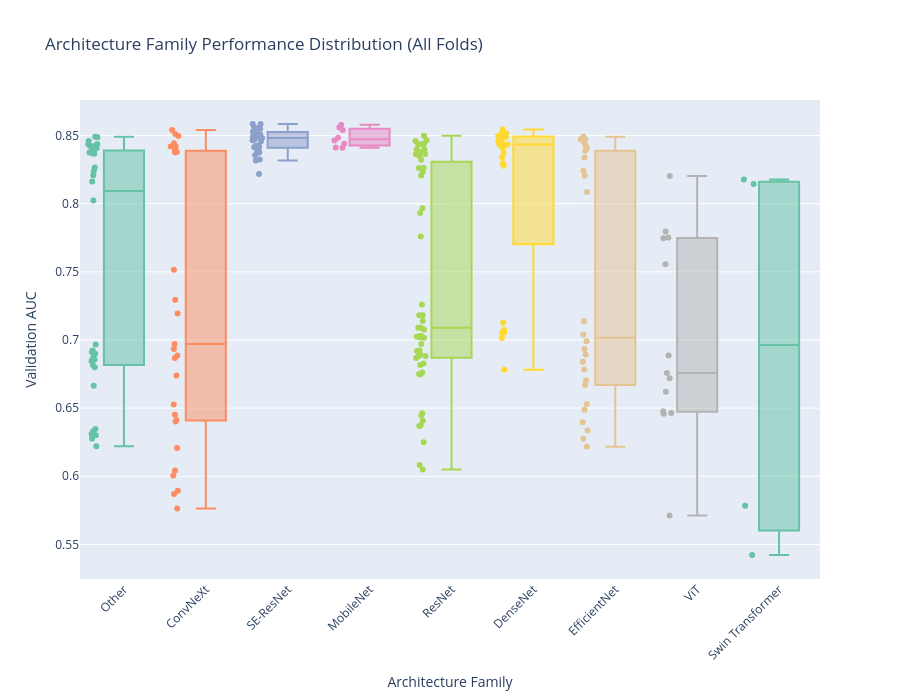

The cell this chart's notebook holds for it:
### Markdown cell above
## 2. Architecture Family Performance

Box plot comparison across architecture families showing distribution and outliers.

### Code cell
# Categorize architectures into families
def categorize_architecture(arch_name: str) -> str:
    arch_lower = arch_name.lower()
    if 'seresnet' in arch_lower:
        return 'SE-ResNet'
    elif 'resnet' in arch_lower:
        return 'ResNet'
    elif 'densenet' in arch_lower:
        return 'DenseNet'
    elif 'efficientnet' in arch_lower:
        return 'EfficientNet'
    elif 'mobilenet' in arch_lower:
        return 'MobileNet'
    elif 'vit' in arch_lower:
        return 'ViT'
    elif 'swin' in arch_lower:
        return 'Swin Transformer'
    elif 'convnext' in arch_lower:
        return 'ConvNeXt'
    else:
        return 'Other'

if len(df_results) > 0:
    df_results['family'] = df_results['architecture'].apply(categorize_architecture)
    
    # Box plot with individual points
    fig = px.box(
        df_results,
        x='family',
        y='auc',
        color='family',
        points='all',
        title='Architecture Family Performance Distribution (All Folds)',
        labels={'auc': 'Validation AUC', 'family': 'Architecture Family'},
        color_discrete_sequence=px.colors.qualitative.Set2,
        height=700
    )
    
    fig.update_layout(
        font=dict(size=12),
        showlegend=False,
        xaxis={'tickangle': -45}
    )
    
    fig.show()
    
    # Family statistics
    print("\n=== Architecture Family Statistics ===")
    family_stats = df_results.groupby('family')['auc'].agg([
        'count', 'mean', 'std', 'min', 'max'
    ]).sort_values('mean', ascending=False)
    family_stats['range'] = family_stats['max'] - family_stats['min']
    display(family_stats)
    
    # ANOVA test for family differences
    family_groups = [df_results[df_results['family'] == family]['auc'].values 
                     for family in df_results['family'].unique()]
    f_stat, p_value = stats.f_oneway(*family_groups)
    
    print(f"\n=== ANOVA Test ===")
    print(f"F-statistic: {f_stat:.4f}")
    print(f"P-value: {p_value:.4e}")
    print(f"Conclusion: {'Statistically significant' if p_value < 0.05 else 'Not significant'} difference between families")

### Figure 1 — Plotly figure (JSON) as saved in the notebook; plotly's stock layout.template omitted (floating-point values rounded to 4 significant figures)
{"data": [{"alignmentgroup": "True", "boxpoints": "all", "hovertemplate": "Architecture Family=%{x}<br>Validation AUC=%{y}<extra></extra>", "legendgroup": "Other", "marker": {"color": "rgb(102,194,165)"}, "name": "Other", "notched": false, "offsetgroup": "Other", "orientation": "v", "showlegend": true, "type": "box", "x": ["Other", "Other", "Other", "Other", "Other", "Other", "Other", "Other", "Other", "Other", "Other", "Other", "Other", "Other", "Other", "Other", "Other", "Other", "Other", "Other", "Other", "Other", "Other", "Other", "Other", "Other", "Other", "Other", "Other", "Other", "Other", "Other", "Other", "Other"], "x0": " ", "xaxis": "x", "y": [0.6869, 0.8367, 0.837, 0.6664, 0.8438, 0.6899, 0.633, 0.6817, 0.8487, 0.6846, 0.8266, 0.622, 0.6275, 0.8491, 0.8437, 0.6301, 0.6857, 0.6966, 0.6311, 0.8459, 0.6923, 0.6347, 0.6911, 0.8209, 0.8239, 0.8162, 0.68, 0.8391, 0.8375, 0.8024, 0.8406, 0.8422, 0.8381, 0.8423], "y0": " ", "yaxis": "y"}, {"alignmentgroup": "True", "boxpoints": "all", "hovertemplate": "Architecture Family=%{x}<br>Validation AUC=%{y}<extra></extra>", "legendgroup": "ConvNeXt", "marker": {"color": "rgb(252,141,98)"}, "name": "ConvNeXt", "notched": false, "offsetgroup": "ConvNeXt", "orientation": "v", "showlegend": true, "type": "box", "x": ["ConvNeXt", "ConvNeXt", "ConvNeXt", "ConvNeXt", "ConvNeXt", "ConvNeXt", "ConvNeXt", "ConvNeXt", "ConvNeXt", "ConvNeXt", "ConvNeXt", "ConvNeXt", "ConvNeXt", "ConvNeXt", "ConvNeXt", "ConvNeXt", "ConvNeXt", "ConvNeXt", "ConvNeXt", "ConvNeXt", "ConvNeXt", "ConvNeXt", "ConvNeXt", "ConvNeXt", "ConvNeXt", "ConvNeXt", "ConvNeXt", "ConvNeXt", "ConvNeXt"], "x0": " ", "xaxis": "x", "y": [0.674, 0.8419, 0.8378, 0.8511, 0.587, 0.7194, 0.854, 0.8443, 0.6042, 0.6413, 0.8419, 0.5893, 0.6006, 0.7515, 0.6452, 0.8387, 0.6208, 0.6527, 0.8377, 0.6867, 0.838, 0.697, 0.839, 0.7295, 0.8496, 0.6401, 0.6887, 0.6933, 0.5764], "y0": " ", "yaxis": "y"}, {"alignmentgroup": "True", "boxpoints": "all", "hovertemplate": "Architecture Family=%{x}<br>Validation AUC=%{y}<extra></extra>", "legendgroup": "SE-ResNet", "marker": {"color": "rgb(141,160,203)"}, "name": "SE-ResNet", "notched": false, "offsetgroup": "SE-ResNet", "orientation": "v", "showlegend": true, "type": "box", "x": ["SE-ResNet", "SE-ResNet", "SE-ResNet", "SE-ResNet", "SE-ResNet", "SE-ResNet", "SE-ResNet", "SE-ResNet", "SE-ResNet", "SE-ResNet", "SE-ResNet", "SE-ResNet", "SE-ResNet", "SE-ResNet", "SE-ResNet", "SE-ResNet", "SE-ResNet", "SE-ResNet", "SE-ResNet", "SE-ResNet", "SE-ResNet", "SE-ResNet", "SE-ResNet", "SE-ResNet", "SE-ResNet", "SE-ResNet", "SE-ResNet", "SE-ResNet", "SE-ResNet", "SE-ResNet", "SE-ResNet"], "x0": " ", "xaxis": "x", "y": [0.8376, 0.8414, 0.8473, 0.855, 0.8584, 0.8316, 0.8518, 0.849, 0.8457, 0.8421, 0.8465, 0.8545, 0.8507, 0.8585, 0.8481, 0.8561, 0.8523, 0.8538, 0.8493, 0.8551, 0.849, 0.837, 0.8217, 0.8412, 0.8409, 0.8356, 0.8382, 0.8528, 0.8498, 0.8427, 0.8325], "y0": " ", "yaxis": "y"}, {"alignmentgroup": "True", "boxpoints": "all", "hovertemplate": "Architecture Family=%{x}<br>Validation AUC=%{y}<extra></extra>", "legendgroup": "MobileNet", "marker": {"color": "rgb(231,138,195)"}, "name": "MobileNet", "notched": false, "offsetgroup": "MobileNet", "orientation": "v", "showlegend": true, "type": "box", "x": ["MobileNet", "MobileNet", "MobileNet", "MobileNet", "MobileNet", "MobileNet", "MobileNet", "MobileNet"], "x0": " ", "xaxis": "x", "y": [0.8463, 0.8411, 0.8559, 0.8439, 0.8413, 0.8483, 0.8579, 0.8541], "y0": " ", "yaxis": "y"}, {"alignmentgroup": "True", "boxpoints": "all", "hovertemplate": "Architecture Family=%{x}<br>Validation AUC=%{y}<extra></extra>", "legendgroup": "ResNet", "marker": {"color": "rgb(166,216,84)"}, "name": "ResNet", "notched": false, "offsetgroup": "ResNet", "orientation": "v", "showlegend": true, "type": "box", "x": ["ResNet", "ResNet", "ResNet", "ResNet", "ResNet", "ResNet", "ResNet", "ResNet", "ResNet", "ResNet", "ResNet", "ResNet", "ResNet", "ResNet", "ResNet", "ResNet", "ResNet", "ResNet", "ResNet", "ResNet", "ResNet", "ResNet", "ResNet", "ResNet", "ResNet", "ResNet", "ResNet", "ResNet", "ResNet", "ResNet", "ResNet", "ResNet", "ResNet", "ResNet", "ResNet", "ResNet", "ResNet", "ResNet", "ResNet", "ResNet", "ResNet", "ResNet", "ResNet", "ResNet", "ResNet", "ResNet", "ResNet", "ResNet", "ResNet", "ResNet", "ResNet", "ResNet", "ResNet", "ResNet", "ResNet"], "x0": " ", "xaxis": "x", "y": [0.709, 0.6827, 0.6746, 0.6463, 0.8498, 0.8323, 0.6368, 0.625, 0.6895, 0.8365, 0.6751, 0.8349, 0.8459, 0.8436, 0.702, 0.8434, 0.6867, 0.7181, 0.6408, 0.709, 0.6817, 0.7932, 0.8397, 0.8262, 0.7966, 0.7019, 0.6922, 0.6762, 0.6374, 0.8364, 0.6448, 0.7139, 0.8264, 0.688, 0.8398, 0.8378, 0.7017, 0.703, 0.709, 0.692, 0.8235, 0.726, 0.8439, 0.8362, 0.8465, 0.7077, 0.605, 0.6082, 0.703, 0.7181, 0.7024, 0.776, 0.6971, 0.8206, 0.6882], "y0": " ", "yaxis": "y"}, {"alignmentgroup": "True", "boxpoints": "all", "hovertemplate": "Architecture Family=%{x}<br>Validation AUC=%{y}<extra></extra>", "legendgroup": "DenseNet", "marker": {"color": "rgb(255,217,47)"}, "name": "DenseNet", "notched": false, "offsetgroup": "DenseNet", "orientation": "v", "showlegend": true, "type": "box", "x": ["DenseNet", "DenseNet", "DenseNet", "DenseNet", "DenseNet", "DenseNet", "DenseNet", "DenseNet", "DenseNet", "DenseNet", "DenseNet", "DenseNet", "DenseNet", "DenseNet", "DenseNet", "DenseNet", "DenseNet", "DenseNet", "DenseNet", "DenseNet", "DenseNet", "DenseNet", "DenseNet", "DenseNet", "DenseNet", "DenseNet", "DenseNet", "DenseNet"], "x0": " ", "xaxis": "x", "y": [0.7075, 0.834, 0.8442, 0.8279, 0.848, 0.8481, 0.8494, 0.8492, 0.8514, 0.6781, 0.8433, 0.8375, 0.7126, 0.8408, 0.8494, 0.7054, 0.7054, 0.8499, 0.8517, 0.7014, 0.8436, 0.7054, 0.8297, 0.8436, 0.8514, 0.8545, 0.8458, 0.843], "y0": " ", "yaxis": "y"}, {"alignmentgroup": "True", "boxpoints": "all", "hovertemplate": "Architecture Family=%{x}<br>Validation AUC=%{y}<extra></extra>", "legendgroup": "EfficientNet", "marker": {"color": "rgb(229,196,148)"}, "name": "EfficientNet", "notched": false, "offsetgroup": "EfficientNet", "orientation": "v", "showlegend": true, "type": "box", "x": ["EfficientNet", "EfficientNet", "EfficientNet", "EfficientNet", "EfficientNet", "EfficientNet", "EfficientNet", "EfficientNet", "EfficientNet", "EfficientNet", "EfficientNet", "EfficientNet", "EfficientNet", "EfficientNet", "EfficientNet", "EfficientNet", "EfficientNet", "EfficientNet", "EfficientNet", "EfficientNet", "EfficientNet", "EfficientNet", "EfficientNet", "EfficientNet", "EfficientNet", "EfficientNet"], "x0": " ", "xaxis": "x", "y": [0.704, 0.6991, 0.8453, 0.6841, 0.6488, 0.6396, 0.6784, 0.8085, 0.8242, 0.8405, 0.8473, 0.6335, 0.7137, 0.8388, 0.6891, 0.8492, 0.667, 0.6704, 0.8428, 0.6531, 0.8205, 0.6933, 0.8472, 0.6217, 0.8339, 0.6278], "y0": " ", "yaxis": "y"}, {"alignmentgroup": "True", "boxpoints": "all", "hovertemplate": "Architecture Family=%{x}<br>Validation AUC=%{y}<extra></extra>", "legendgroup": "ViT", "marker": {"color": "rgb(179,179,179)"}, "name": "ViT", "notched": false, "offsetgroup": "ViT", "orientation": "v", "showlegend": true, "type": "box", "x": ["ViT", "ViT", "ViT", "ViT", "ViT", "ViT", "ViT", "ViT", "ViT", "ViT", "ViT", "ViT", "ViT"], "x0": " ", "xaxis": "x", "y": [0.5713, 0.7556, 0.672, 0.6757, 0.7746, 0.8203, 0.6477, 0.7752, 0.6464, 0.6458, 0.7796, 0.6887, 0.662], "y0": " ", "yaxis": "y"}, {"alignmentgroup": "True", "boxpoints": "all", "hovertemplate": "Architecture Family=%{x}<br>Validation AUC=%{y}<extra></extra>", "legendgroup": "Swin Transformer", "marker": {"color": "rgb(102,194,165)"}, "name": "Swin Transformer", "notched": false, "offsetgroup": "Swin Transformer", "orientation": "v", "showlegend": true, "type": "box", "x": ["Swin Transformer", "Swin Transformer", "Swin Transformer", "Swin Transformer"], "x0": " ", "xaxis": "x", "y": [0.8144, 0.5783, 0.5422, 0.8177], "y0": " ", "yaxis": "y"}], "layout": {"boxmode": "overlay", "font": {"size": 12}, "height": 700, "legend": {"title": {"text": "Architecture Family"}, "tracegroupgap": 0}, "showlegend": false, "title": {"text": "Architecture Family Performance Distribution (All Folds)"}, "xaxis": {"anchor": "y", "categoryarray": ["Other", "ConvNeXt", "SE-ResNet", "MobileNet", "ResNet", "DenseNet", "EfficientNet", "ViT", "Swin Transformer"], "categoryorder": "array", "domain": [0.0, 1.0], "tickangle": -45, "title": {"text": "Architecture Family"}}, "yaxis": {"anchor": "x", "domain": [0.0, 1.0], "title": {"text": "Validation AUC"}}}}
